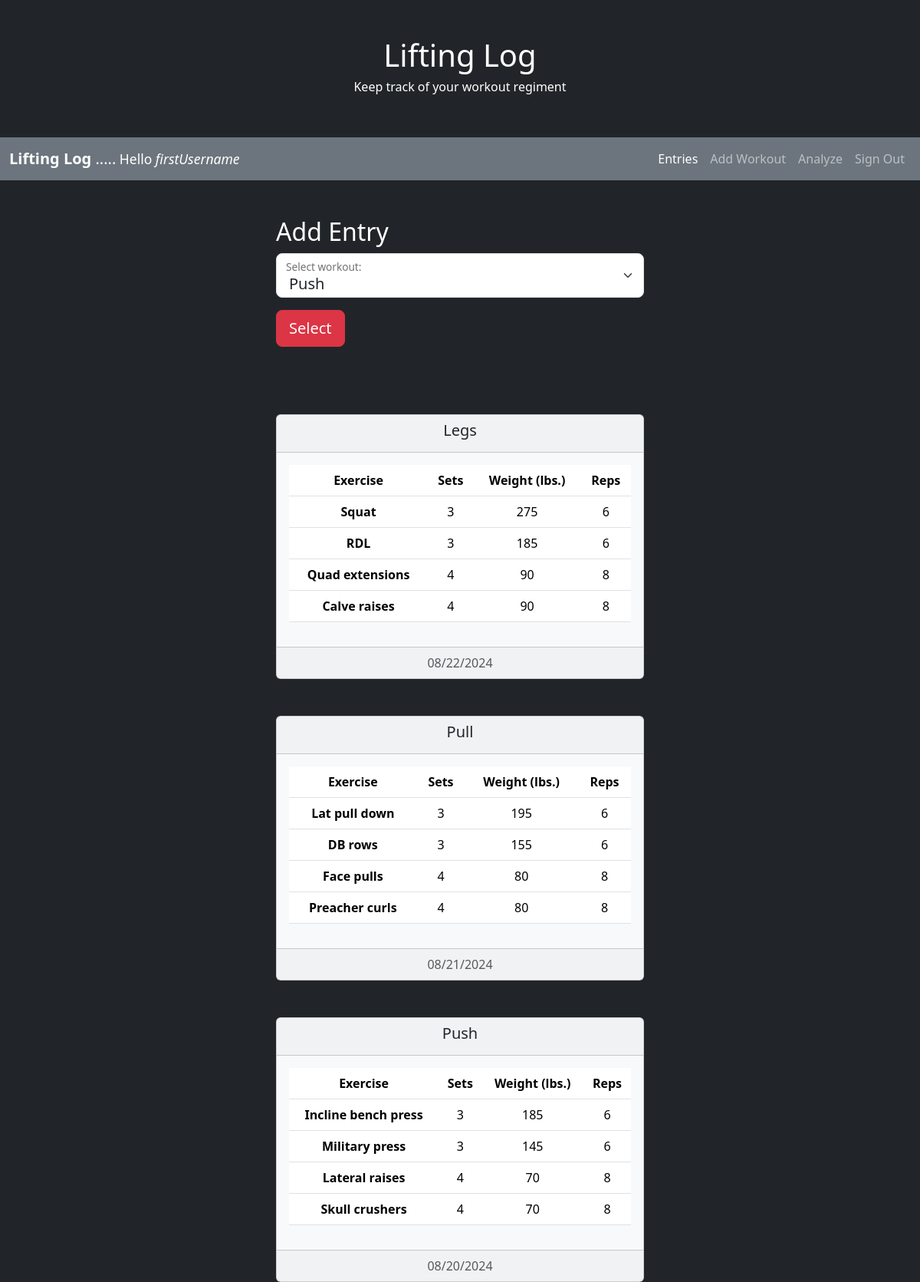
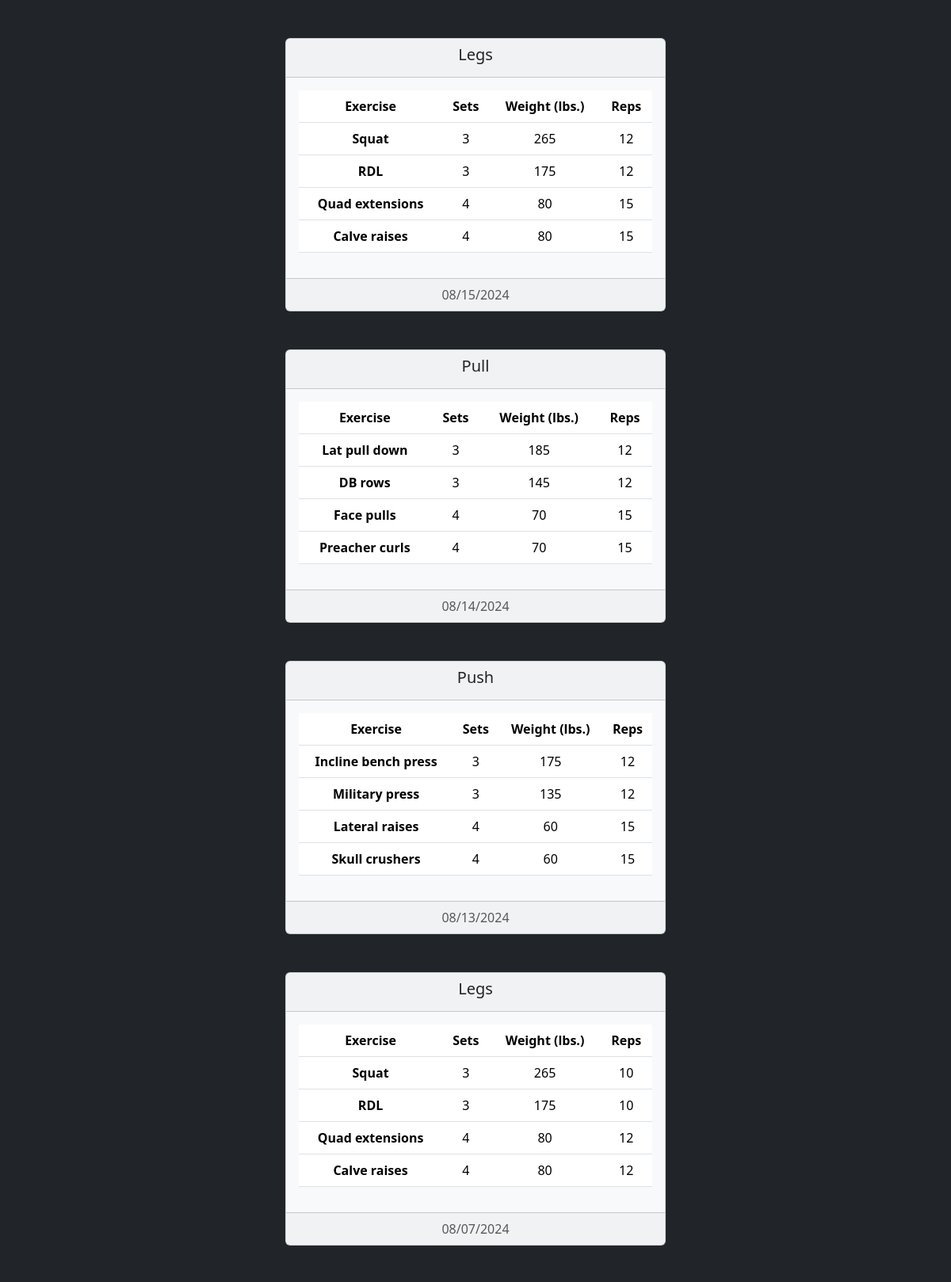
Screenshot of /entries (signed in, upper part) with the database file from the repository (2 pictures, top to bottom).
### models.py (models this page shows, shortened)
class User(UserMixin, db.Model):
	user_id = db.Column(db.Integer, primary_key=True)
	username = db.Column(db.String(30))
	email = db.Column(db.String(50))
	password = db.Column(db.String(50))

class Workout_log(db.Model):
	log_id = db.Column(db.Integer, primary_key=True)
	user_id = db.Column(db.Integer, db.ForeignKey('user.user_id'))
	workout_id = db.Column(db.Integer, db.ForeignKey('workout.workout_id'))
	log_date = db.Column(db.DateTime)
	workout = db.relationship('Workout', backref='logs')
	log_details = db.relationship('Log_details', backref='workout_log', lazy='dynamic')

class Workout(db.Model):
	workout_id = db.Column(db.Integer, primary_key=True)
	user_id = db.Column(db.Integer, db.ForeignKey('user.user_id'))
	workout_name = db.Column(db.String(50))
	exercises = db.relationship('Exercises', backref='workout', lazy='dynamic')

class Log_details(db.Model):
	detail_id = db.Column(db.Integer, primary_key=True)
	log_id = db.Column(db.Integer, db.ForeignKey('workout_log.log_id'))
	exercise_id = db.Column(db.Integer, db.ForeignKey('exercises.exercise_id'))
	sets = db.Column(db.Integer)
	weight = db.Column(db.Integer)
	repetitions = db.Column(db.Integer)
	exercise = db.relationship('Exercises')

class Exercises(db.Model):
	exercise_id = db.Column(db.Integer, primary_key=True)
	workout_id = db.Column(db.Integer, db.ForeignKey('workout.workout_id'))
	exercise_name = db.Column(db.String(50))

### views.py (the view, shortened to what this page needs)
@app.route('/entries', methods=['GET', 'POST'])
@login_required
def entries():
	form = WorkoutDetails()
	user_id = current_user.user_id
	workouts = Workout.query.filter_by(user_id=user_id).all()
	card_log = db.session.query(Workout_log).filter_by(user_id=user_id).order_by(Workout_log.log_date.desc()).all()
	selected_workout = None
	return render_template('entries.html', current_user=current_user, workouts=workouts,
											selected_workout=selected_workout, form=form, card_log=card_log)

### forms.py
class WorkoutDetails(FlaskForm):
	exercises = FieldList(FormField(ExerciseDetails), min_entries=1)

class ExerciseDetails(FlaskForm):
	exercise_id = IntegerField('Exercise ID')
	sets = IntegerField('Sets', validators=[InputRequired('Sets performed is required')])
	weight = IntegerField('Weight', validators=[InputRequired('Weight is required')])
	reps = IntegerField('Reps', validators=[InputRequired('Reps performed is required')])
	class Meta:
		csrf = False

### models.py (called while the page is built)
@login_manager.user_loader
def load_user(user_id):
	return User.query.get(int(user_id))

### templates/entries.html (shortened to what this page needs)
{% extends "base.html" %}
{% block entries_active %}active{% endblock %}
{% block content %}
        <div class="small-middle-container text-white pt-5">
            <h2> Add Entry </h2>
              <form method = "POST" action="{{ url_for('entries') }}">
                <div class="form-floating">
                    <select class="form-select form-select-lg" id="workout" name="workoutSelect">
                      {% for workout in workouts %}
                        <option value={{ workout.workout_id }}>{{ workout.workout_name }}</option>
                      {% endfor %}
                    </select>
                    <label for="workout" class="form-label">Select workout:</label>
                </div>
                <button type="submit" class="btn btn-danger btn-lg mt-3 mb-3">Select</button>
              </form>
        </div>
        <div class="small-middle-container pt-4 pb-4">
          {% for log in card_log %}
            <div class="card bg-light text-dark text-center mt-5">
                <div class="card-header">
                     <h5>{{ log.workout.workout_name }}</h5>
                </div>
                <div class="card-body">
                    <div class="table-responsive">
                        <table class="table">
                            <thead>
                                <tr>
                                    <th scope="col">Exercise</th>
                                    <th scope="col">Sets</th>
                                    <th scope="col">Weight (lbs.)</th>
                                    <th scope="col">Reps</th>
                                </tr>
                            </thead>
                            <tbody>
                                {% for detail in log.log_details %}
                                <tr>
                                    <th scope="row">{{ detail.exercise.exercise_name }}</th>
                                    <td>{{ detail.sets }}</td>
                                    <td>{{ detail.weight }}</td>
                                    <td>{{ detail.repetitions }}</td>
                                </tr>
                                {% endfor %}
                            </tbody>
                        </table>
                    </div>
                </div>
                <div class="card-footer text-muted">{{ log.log_date.strftime("%m/%d/%Y") }}</div>
            </div>
          {% endfor %}
        </div>
{% endblock %}

### templates/base.html (shortened to what this page needs)
<!DOCTYPE html>
<html lang="en">
    <head>
        <link href="https://cdn.jsdelivr.net/npm/bootstrap@5.3.3/dist/css/bootstrap.min.css"
        rel="stylesheet">
        <link href="{{ url_for('static', filename='theme.css') }}" rel="stylesheet">
    </head>
    <body class="bg-dark">
        <div class="container p-5 text-white text-center">
             <h1>Lifting Log</h1>
            <p class="h6">Keep track of your workout regiment</p>
        </div>
        <nav class="navbar navbar-expand-sm bg-secondary navbar-dark">
            <div class="container-fluid">
              <span class="navbar-brand"><b>Lifting Log</b> .....<small> Hello <i>{{ current_user.username }}</i></small></span>
                <ul class="navbar-nav">
                    <li class="nav-item"> <a class="nav-link {% block entries_active %}{% endblock %}" href="{{ url_for('entries') }}">Entries</a>
                    </li>
                    <li class="nav-item"> <a class="nav-link {% block addExercise_active %}{% endblock %}" href="{{ url_for('addExercise') }}">Add Workout</a>
                    </li>
                    <li class="nav-item"> <a class="nav-link {% block analyze_active %}{% endblock %}" href="{{ url_for('analyze') }}">Analyze</a>
                    </li>
                    <li class="nav-item"> <a class="nav-link" href="{{ url_for('logout') }}">Sign Out</a>
                    </li>
                </ul>
            </div>
        </nav>
        {% block content %}{% endblock %}
    </body>
</html>

### static/theme.css (style rules this page uses)
.small-middle-container { margin: auto; width: 40%; }

### rows the page displays
User: username "firstUsername"
Workout_log: workout.workout_name "Legs", log_date "08/22/2024"
Log_details: exercise.exercise_name "Squat", sets "3", weight "275", repetitions "6"
Log_details: exercise.exercise_name "RDL", sets "3", weight "185", repetitions "6"
Log_details: exercise.exercise_name "Quad extensions", sets "4", weight "90", repetitions "8"
Log_details: exercise.exercise_name "Calve raises", sets "4", weight "90", repetitions "8"
Workout_log: workout.workout_name "Pull", log_date "08/21/2024"
Log_details: exercise.exercise_name "Lat pull down", sets "3", weight "195", repetitions "6"
Log_details: exercise.exercise_name "DB rows", sets "3", weight "155", repetitions "6"
Log_details: exercise.exercise_name "Face pulls", sets "4", weight "80", repetitions "8"
Log_details: exercise.exercise_name "Preacher curls", sets "4", weight "80", repetitions "8"
Workout_log: workout.workout_name "Push", log_date "08/20/2024"
Log_details: exercise.exercise_name "Incline bench press", sets "3", weight "185", repetitions "6"
Log_details: exercise.exercise_name "Military press", sets "3", weight "145", repetitions "6"
Log_details: exercise.exercise_name "Lateral raises", sets "4", weight "70", repetitions "8"
Log_details: exercise.exercise_name "Skull crushers", sets "4", weight "70", repetitions "8"
Workout_log: workout.workout_name "Legs", log_date "08/15/2024"
Log_details: exercise.exercise_name "Squat", sets "3", weight "265", repetitions "12"
Log_details: exercise.exercise_name "RDL", sets "3", weight "175", repetitions "12"
Log_details: exercise.exercise_name "Quad extensions", sets "4", weight "80", repetitions "15"
Log_details: exercise.exercise_name "Calve raises", sets "4", weight "80", repetitions "15"
Workout_log: workout.workout_name "Pull", log_date "08/14/2024"
Log_details: exercise.exercise_name "Lat pull down", sets "3", weight "185", repetitions "12"
Log_details: exercise.exercise_name "DB rows", sets "3", weight "145", repetitions "12"
Log_details: exercise.exercise_name "Face pulls", sets "4", weight "70", repetitions "15"
Log_details: exercise.exercise_name "Preacher curls", sets "4", weight "70", repetitions "15"
Workout_log: workout.workout_name "Push", log_date "08/13/2024"
Log_details: exercise.exercise_name "Incline bench press", sets "3", weight "175", repetitions "12"
Log_details: exercise.exercise_name "Military press", sets "3", weight "135", repetitions "12"
Log_details: exercise.exercise_name "Lateral raises", sets "4", weight "60", repetitions "15"
Log_details: exercise.exercise_name "Skull crushers", sets "4", weight "60", repetitions "15"
Workout_log: workout.workout_name "Legs", log_date "08/07/2024"
Log_details: exercise.exercise_name "Squat", sets "3", weight "265", repetitions "10"
Log_details: exercise.exercise_name "RDL", sets "3", weight "175", repetitions "10"
Log_details: exercise.exercise_name "Quad extensions", sets "4", weight "80", repetitions "12"
Log_details: exercise.exercise_name "Calve raises", sets "4", weight "80", repetitions "12"

### other values shown
form field workoutSelect "Push"
